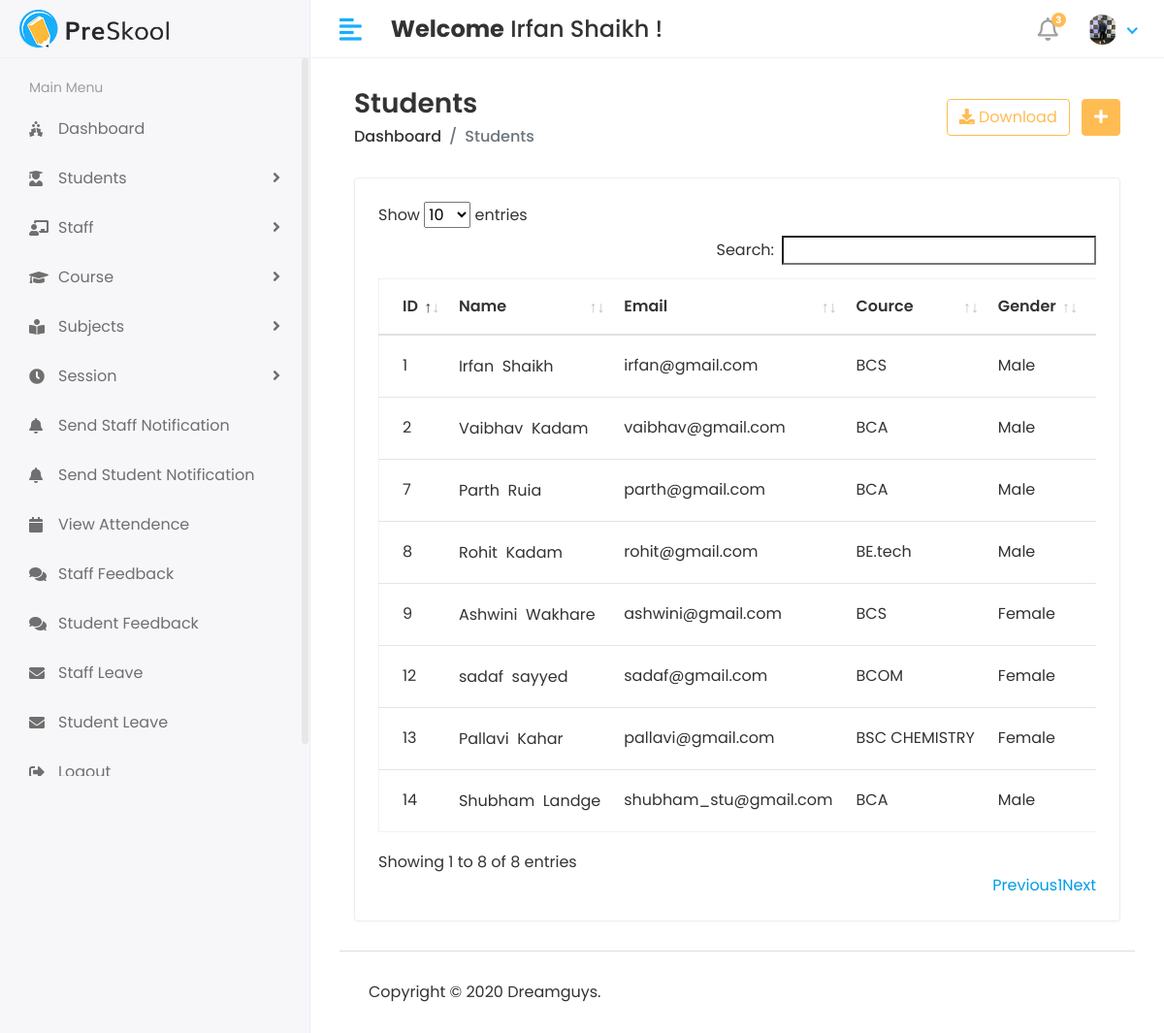
The app's page /Hod/Student/view (signed in) with its own data.
### app1/models.py (models this page shows, shortened)
class CustomUser(AbstractUser):
    USER = (
        (1,'HOD'),
        (2,'STAFF'),
        (3,'STUDENT'),
    )
    user_type = models.CharField(choices=USER,max_length=50,default=1)
    profile_pic = models.ImageField(upload_to='media/profile_pic')

class Student(models.Model):
    admin = models.OneToOneField(CustomUser,on_delete=models.CASCADE)
    address = models.TextField()
    gender = models.CharField(max_length=100)
    cource_id = models.ForeignKey(Cource, on_delete=models.DO_NOTHING)
    session_year_id = models.ForeignKey(Session_Year, on_delete=models.DO_NOTHING)
    created_at = models.DateTimeField(auto_now_add=True)
    updated_at = models.DateTimeField(auto_now=True)

class Cource(models.Model):
    name = models.CharField(max_length=100)
    created_at = models.DateTimeField(auto_now_add=True)
    updated_at = models.DateTimeField(auto_now=True)

### app1/Hod_views.py (the view)
# urls.py: path('Hod/Student/view',Hod_views.VIEW_STUDENT, name='view_student'),
@login_required(login_url='/')
def VIEW_STUDENT(request):
    student = Student.objects.all()
    context={
        'student':student
    }
    return render(request,'Hod/view_student.html',context)

### templates/Hod/view_student.html (shortened to what this page needs)
{% extends 'base.html' %}
{% block content %}
<div class="content container-fluid">
    <div class="page-header">
       <div class="row align-items-center">
          <div class="col">
             <h3 class="page-title">Students</h3>
             <ul class="breadcrumb">
                <li class="breadcrumb-item"><a href="index.html">Dashboard</a></li>
                <li class="breadcrumb-item active">Students</li>
             </ul>
          </div>
          <div class="col-auto text-right float-right ml-auto">
             <a href="#" class="btn btn-outline-primary mr-2"><i class="fas fa-download"></i> Download</a>
             <a href="add-student.html" class="btn btn-primary"><i class="fas fa-plus"></i></a>
          </div>
       </div>
    </div>
    <div class="row">
       <div class="col-sm-12">
          <div class="card card-table">
             <div class="card-body">
                <div class="table-responsive">
                   <table id="table_id" class="table table-hover table-center mb-0 ">
                      <thead>
                         <tr>
                            <th>ID</th>
                            <th>Name</th>
                            <th>Email</th>
                            <th>Cource</th>
                            <th>Gender</th>
                            <th>Address</th>
                        </tr>
                    </thead>
                    <tbody>
                        {% for i in student %}
                        <tr>
                            <td>{{i.id}}</td>
                            <td>
                               <h2 class="table-avatar">
                                  <a href="student-details.html">{{i.admin.first_name}} &nbsp;{{i.admin.last_name}}</a>
                               </h2>
                            </td>
                            <td>{{i.admin.email}}</td>
                            <td>{{i.cource_id.name}}</td>
                            <td>{{i.gender}}</td>
                            <td>{{i.address}}</td>
                        </tr>
                        {% endfor %}
                    </tbody>
                </table>
            </div>
            </div>
        </div>
    </div>
</div>
</div>
{% endblock  %}

### templates/base.html (shortened to what this page needs)
<!DOCTYPE html>
<html lang="en">
{% load static %}
   <head>
      <link rel="stylesheet" href="{% static 'assets/plugins/bootstrap/css/bootstrap.min.css' %}">
      <link rel="stylesheet" href="{% static 'assets/plugins/fontawesome/css/fontawesome.min.css' %}">
      <link rel="stylesheet" href="{% static 'assets/plugins/fontawesome/css/all.min.css' %}">
      <link rel="stylesheet" href="{% static 'assets/css/style.css' %}">
      <link rel="stylesheet" href="{% static 'assets/plugins/datatables/datatables.min.css' %}">
   </head>
    <body>
         <div class="main-wrapper">
            {% include 'includes/header.html' %}
            {% include 'includes/sidebar.html' %}
            <div class="page-wrapper">
               <div class="content container-fluid">
               {% block content %}
               {% endblock %}
               {% include 'includes/footer.html' %}
               </div>
            </div>
         </div>
   </body>
</html>

### templates/includes/header.html (shortened to what this page needs)
{% load static %}
<div class="header">
    <div class="header-left">
       <a href="index.html" class="logo">
       <img src="{% static 'assets/img/logo.png' %}" alt="Logo">
       </a>
    </div>
    <a href="javascript:void(0);" id="toggle_btn">
    <i class="fas fa-align-left"></i>
    </a>
    <div class="top-nav-search mt-3">
       <h4><strong>Welcome</strong>&nbsp;<span>{{user.first_name}} {{user.last_name}}</span>&nbsp;!</h4>
    </div>
    <ul class="nav user-menu">
       <li class="nav-item dropdown noti-dropdown">
          <a href="#" class="dropdown-toggle nav-link" data-toggle="dropdown">
          <i class="far fa-bell"></i> <span class="badge badge-pill">3</span>
          </a>
       </li>
       <li class="nav-item dropdown has-arrow">
          <a href="#" class="dropdown-toggle nav-link" data-toggle="dropdown">
          <span class="user-img">
            {% if user.profile_pic == ""%}
            <img class="rounded-circle" src="{% static 'assets/img/noimg.jpg' %}" width="31" alt="Ryan Taylor"></span>
            {% else%}
            <img class="rounded-circle" src="/{{user.profile_pic }}" width="31" alt={{user.first_name}}&nbsp;{{user.last_name}}></span>
            {% endif %}
         </a>
       </li>
    </ul>
 </div>

### templates/includes/sidebar.html (shortened to what this page needs)
{% load active_link_tags %}
<div class="sidebar" id="sidebar">
    <div class="sidebar-inner slimscroll">
       <div id="sidebar-menu" class="sidebar-menu">
         {%if user.user_type == '1'%}
          <ul>
             <li class="menu-title">
                <span>Main Menu</span>
             </li>
             <li class="{% active_link 'Hod_home' 'active' %}">
               <a href="{% url 'Hod_home' %}"><i class="fas fa-holly-berry"></i> <span>Dashboard</span></a>
             </li>
             <li class="submenu {% active_link 'add_student' 'active' %} {% active_link 'view_student' 'active' %}">
                <a href="#"><i class="fas fa-user-graduate"></i> <span> Students</span> <span class="menu-arrow"></span></a>
             </li>
             <li class="submenu {% active_link 'add_staff' 'active' %} {% active_link 'view_staff' 'active' %}">
                <a href="#"><i class="fas fa-chalkboard-teacher"></i> <span> Staff</span> <span class="menu-arrow"></span></a>
             </li>
             <li class="submenu {% active_link 'add_cource' 'active' %} {% active_link 'view_cource' 'active' %}">
                <a href="#"><i class="fa fa-graduation-cap"></i> <span> Course</span> <span class="menu-arrow"></span></a>
             </li>
             <li class="submenu {% active_link 'add_subject' 'active' %} {% active_link 'view_subject' 'active' %}">
               <a href="#"><i class="fas fa-book-reader"></i> <span> Subjects</span> <span class="menu-arrow"></span></a>
            </li>
             <li class="submenu {% active_link 'add_session' 'active' %} {% active_link 'view_session' 'active' %}">
                <a href="#"><i class="fas fa-clock"></i> <span> Session</span> <span class="menu-arrow"></span></a>
             </li>
             <li>
               <a href="{% url 'staff_send_notification' %}"><i class="fa fa-bell"></i> <span>Send Staff Notification</span></a>
             </li>
             <li>
               <a href="{% url 'student_send_notification' %}"><i class="fa fa-bell"></i> <span>Send Student Notification</span></a>
             </li>
             <li>
               <a href="holiday.html"><i class="fa fa-calendar"></i> <span>View Attendence</span></a>
             </li>
             <li>
               <a href="{% url 'staff_feedback_reply' %}"><i class="fas fa-comments"></i> <span>Staff Feedback</span></a>
             </li>
             <li>
               <a href="{% url 'get_student_feedback' %}"><i class="fas fa-comments"></i> <span>Student Feedback</span></a>
             </li>
             <li>
               <a href="{% url 'staff_leave_view' %}"><i class="fas fa-envelope"></i> <span>Staff Leave </span></a>
             </li>
             <li>
               <a href="{% url 'student_leave_view' %}"><i class="fas fa-envelope"></i> <span>Student Leave</span></a>
             </li>
             <li>
               <a href="{% url 'logout' %}"><i class="fas fa-sign-out-alt"></i> <span>Logout</span></a>
             </li>
          </ul>
          {% endif%}
       </div>
    </div>
</div>

### templates/includes/footer.html
{% load static %}
<footer>
    <p>Copyright © 2020 Dreamguys.</p>
 </footer>

### records on screen
CustomUser: first_name "Irfan", last_name "Shaikh", profile_pic (picture)
Student: id "1", admin.first_name "Irfan", admin.last_name "Shaikh", admin.email "irfan@gmail.com", cource_id.name "BCS", gender "Male"
Student: id "2", admin.first_name "Vaibhav", admin.last_name "Kadam", admin.email "vaibhav@gmail.com", cource_id.name "BCA", gender "Male"
Student: id "7", admin.first_name "Parth", admin.last_name "Ruia", admin.email "parth@gmail.com", cource_id.name "BCA", gender "Male"
Student: id "8", admin.first_name "Rohit", admin.last_name "Kadam", admin.email "rohit@gmail.com", cource_id.name "BE.tech", gender "Male"
Student: id "9", admin.first_name "Ashwini", admin.last_name "Wakhare", admin.email "ashwini@gmail.com", cource_id.name "BCS", gender "Female"
Student: id "12", admin.first_name "sadaf", admin.last_name "sayyed", admin.email "sadaf@gmail.com", cource_id.name "BCOM", gender "Female"
Student: id "13", admin.first_name "Pallavi", admin.last_name "Kahar", admin.email "pallavi@gmail.com", cource_id.name "BSC CHEMISTRY", gender "Female"
Student: id "14", admin.first_name "Shubham", admin.last_name "Landge", admin.email "shubham_stu@gmail.com", cource_id.name "BCA", gender "Male"
